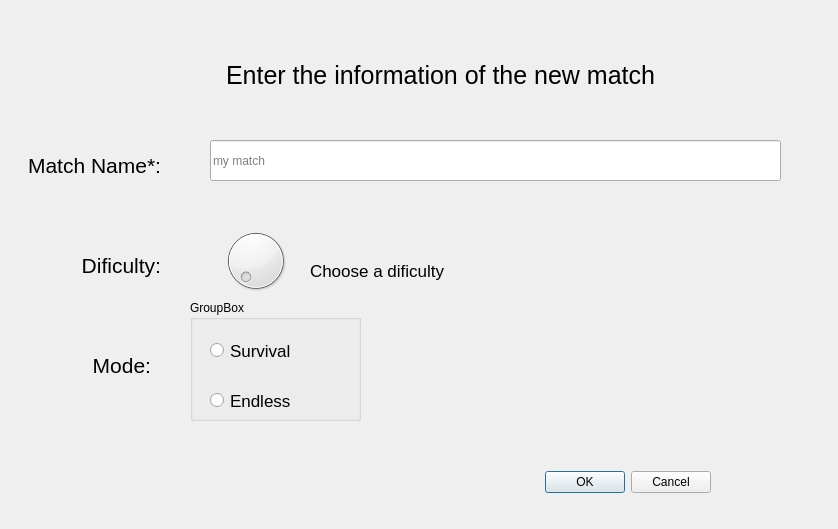
<?xml version="1.0" encoding="UTF-8"?>
<ui version="4.0">
 <class>SecondDialog</class>
 <widget class="QDialog" name="SecondDialog">
  <property name="geometry">
   <rect>
    <x>0</x>
    <y>0</y>
    <width>838</width>
    <height>529</height>
   </rect>
  </property>
  <property name="windowTitle">
   <string>Dialog</string>
  </property>
  <widget class="QLabel" name="label_title">
   <property name="geometry">
    <rect>
     <x>140</x>
     <y>10</y>
     <width>601</width>
     <height>131</height>
    </rect>
   </property>
   <property name="font">
    <font>
     <pointsize>19</pointsize>
    </font>
   </property>
   <property name="text">
    <string>Enter the information of the new match</string>
   </property>
   <property name="alignment">
    <set>Qt::AlignCenter</set>
   </property>
   <property name="wordWrap">
    <bool>true</bool>
   </property>
  </widget>
  <widget class="QLabel" name="label_match_name">
   <property name="geometry">
    <rect>
     <x>20</x>
     <y>130</y>
     <width>141</width>
     <height>71</height>
    </rect>
   </property>
   <property name="font">
    <font>
     <pointsize>16</pointsize>
    </font>
   </property>
   <property name="text">
    <string>Match Name*:</string>
   </property>
   <property name="alignment">
    <set>Qt::AlignRight|Qt::AlignTrailing|Qt::AlignVCenter</set>
   </property>
   <property name="wordWrap">
    <bool>true</bool>
   </property>
  </widget>
  <widget class="QLabel" name="label_dificulty">
   <property name="geometry">
    <rect>
     <x>20</x>
     <y>230</y>
     <width>141</width>
     <height>71</height>
    </rect>
   </property>
   <property name="font">
    <font>
     <pointsize>16</pointsize>
    </font>
   </property>
   <property name="text">
    <string>Dificulty:</string>
   </property>
   <property name="alignment">
    <set>Qt::AlignRight|Qt::AlignTrailing|Qt::AlignVCenter</set>
   </property>
   <property name="wordWrap">
    <bool>true</bool>
   </property>
  </widget>
  <widget class="QLabel" name="label_mode">
   <property name="geometry">
    <rect>
     <x>10</x>
     <y>330</y>
     <width>141</width>
     <height>71</height>
    </rect>
   </property>
   <property name="font">
    <font>
     <pointsize>16</pointsize>
    </font>
   </property>
   <property name="text">
    <string>Mode:</string>
   </property>
   <property name="alignment">
    <set>Qt::AlignRight|Qt::AlignTrailing|Qt::AlignVCenter</set>
   </property>
   <property name="wordWrap">
    <bool>true</bool>
   </property>
  </widget>
  <widget class="QDial" name="dial">
   <property name="geometry">
    <rect>
     <x>220</x>
     <y>220</y>
     <width>71</width>
     <height>81</height>
    </rect>
   </property>
   <property name="maximum">
    <number>4</number>
   </property>
  </widget>
  <widget class="QLineEdit" name="lineEdit">
   <property name="geometry">
    <rect>
     <x>210</x>
     <y>140</y>
     <width>571</width>
     <height>41</height>
    </rect>
   </property>
   <property name="placeholderText">
    <string>my match</string>
   </property>
  </widget>
  <widget class="QDialogButtonBox" name="buttonBox">
   <property name="geometry">
    <rect>
     <x>220</x>
     <y>470</y>
     <width>491</width>
     <height>24</height>
    </rect>
   </property>
   <property name="standardButtons">
    <set>QDialogButtonBox::Cancel|QDialogButtonBox::Ok</set>
   </property>
  </widget>
  <widget class="QLabel" name="label_show_dif">
   <property name="geometry">
    <rect>
     <x>310</x>
     <y>260</y>
     <width>411</width>
     <height>21</height>
    </rect>
   </property>
   <property name="font">
    <font>
     <pointsize>13</pointsize>
    </font>
   </property>
   <property name="text">
    <string>Choose a dificulty</string>
   </property>
  </widget>
  <widget class="QGroupBox" name="groupBox_radio_buttons">
   <property name="geometry">
    <rect>
     <x>190</x>
     <y>300</y>
     <width>171</width>
     <height>121</height>
    </rect>
   </property>
   <property name="title">
    <string>GroupBox</string>
   </property>
   <widget class="QRadioButton" name="radioButton_2">
    <property name="geometry">
     <rect>
      <x>20</x>
      <y>90</y>
      <width>100</width>
      <height>21</height>
     </rect>
    </property>
    <property name="font">
     <font>
      <pointsize>13</pointsize>
     </font>
    </property>
    <property name="text">
     <string>Endless</string>
    </property>
   </widget>
   <widget class="QRadioButton" name="radioButton">
    <property name="geometry">
     <rect>
      <x>20</x>
      <y>40</y>
      <width>100</width>
      <height>21</height>
     </rect>
    </property>
    <property name="font">
     <font>
      <pointsize>13</pointsize>
     </font>
    </property>
    <property name="text">
     <string>Survival</string>
    </property>
   </widget>
  </widget>
 </widget>
 <resources/>
 <connections/>
</ui>
